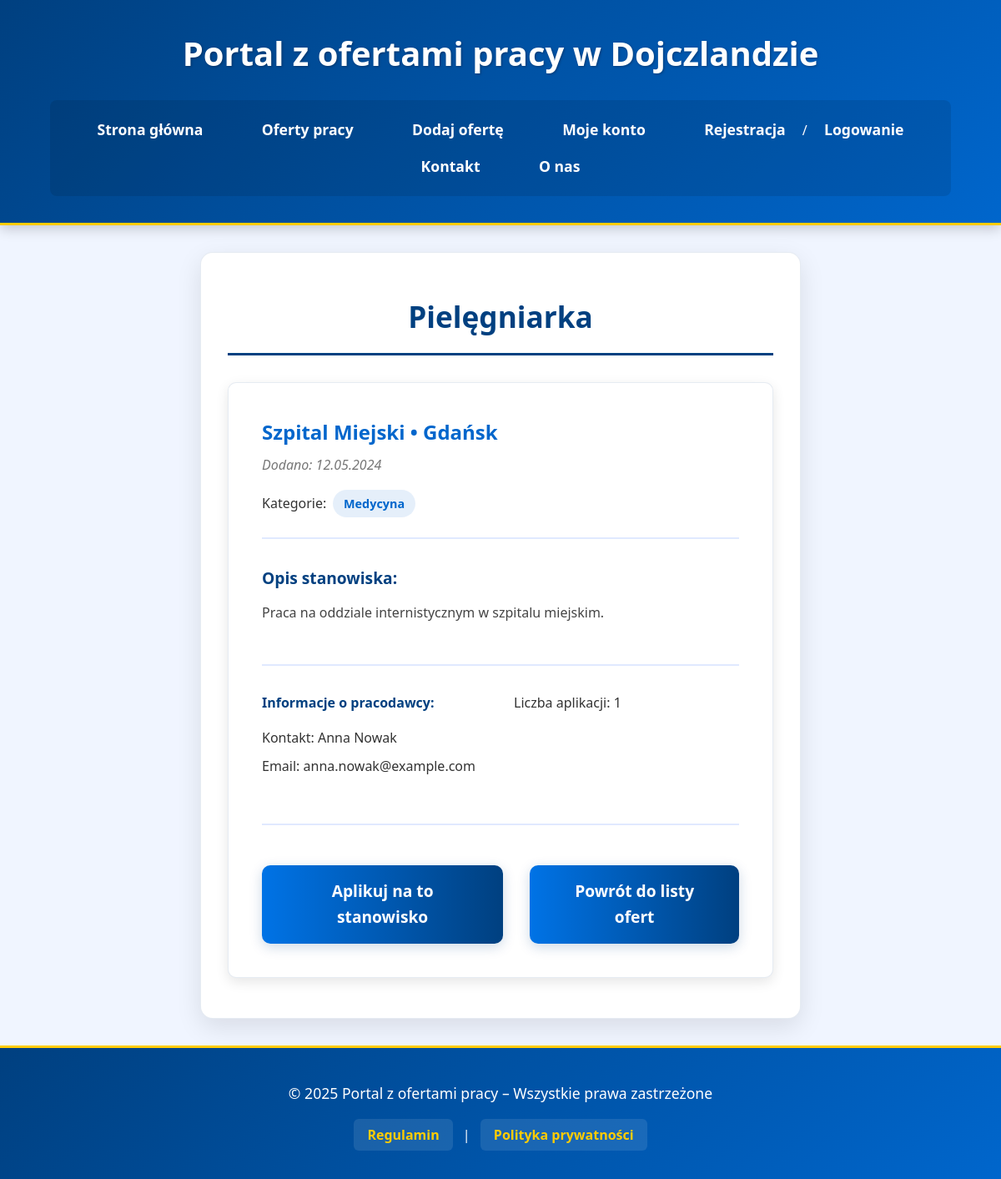
/oferta_szczegoly.php?id=3, run on the app's committed database.
### tables this page shows
CREATE TABLE `oferty` (
  `id` int(11) NOT NULL,
  `tytul` varchar(255) NOT NULL,
  `opis` text NOT NULL,
  `firma` varchar(255) NOT NULL,
  `lokalizacja` varchar(255) DEFAULT NULL,
  `wynagrodzenie_min` decimal(10,2) DEFAULT NULL,
  `wynagrodzenie_max` decimal(10,2) DEFAULT NULL,
  `typ_pracy` enum('pełny etat','część etatu','tymczasowa','staż','praktyka','freelance') DEFAULT 'pełny etat',
  `zdalna` tinyint(1) DEFAULT 0,
  `termin_aplikacji` date DEFAULT NULL,
  `kategoria` varchar(100) DEFAULT NULL,
  `data_dodania` datetime DEFAULT current_timestamp(),
  `id_pracodawcy` int(11) NOT NULL
);

CREATE TABLE `uzytkownicy` (
  `id` int(11) NOT NULL,
  `imie` varchar(100) DEFAULT NULL,
  `nazwisko` varchar(100) DEFAULT NULL,
  `email` varchar(255) NOT NULL,
  `telefon` varchar(20) DEFAULT NULL,
  `zdjecie_profilowe` varchar(255) DEFAULT NULL,
  `haslo` varchar(255) NOT NULL,
  `opis` text DEFAULT NULL,
  `rola` enum('uzytkownik','pracodawca','admin') DEFAULT 'uzytkownik',
  `aktywny` tinyint(1) DEFAULT 1,
  `data_rejestracji` datetime DEFAULT current_timestamp(),
  `ostatnie_logowanie` datetime DEFAULT NULL,
  `pensja` decimal(10,2) DEFAULT NULL
);

### oferta_szczegoly.php (the view, shortened to what this page needs)
<?php
require_once 'config.php';
$id_oferty = intval($_GET['id']);
$oferta = null;
try {
    $stmt = $conn->prepare("SELECT o.*, u.imie, u.nazwisko, u.email as email_pracodawcy
                          FROM oferty o
                          JOIN uzytkownicy u ON o.id_pracodawcy = u.id
                          WHERE o.id = ?");
    $stmt->bind_param("i", $id_oferty);
    $stmt->execute();
    $result = $stmt->get_result();
    $oferta = $result->fetch_assoc();
} catch (Exception $e) {
    die("Wystąpił błąd: " . $e->getMessage());
}
$kategorie = [];
try {
    $stmt = $conn->prepare("SELECT k.nazwa
                           FROM oferty_kategorie ok
                           JOIN kategorie k ON ok.id_kategorii = k.id
                           WHERE ok.id_oferty = ?");
    $stmt->bind_param("i", $id_oferty);
    $stmt->execute();
    $result = $stmt->get_result();
    while ($row = $result->fetch_assoc()) {
        $kategorie[] = $row['nazwa'];
    }
} catch (Exception $e) {
    die("Wystąpił błąd: " . $e->getMessage());
}
$liczba_aplikacji = 0;
try {
    $stmt = $conn->prepare("SELECT COUNT(*) as liczba FROM aplikacje WHERE id_oferty = ?");
    $stmt->bind_param("i", $id_oferty);
    $stmt->execute();
    $result = $stmt->get_result();
    $row = $result->fetch_assoc();
    $liczba_aplikacji = $row['liczba'];
} catch (Exception $e) {
    die("Wystąpił błąd: " . $e->getMessage());
}
?>
<!DOCTYPE html>
<html lang="pl">
<head>
    <link rel="stylesheet" href="styleindex.css">
</head>
<body>
<header>
    <h1>Portal z ofertami pracy w Dojczlandzie</h1>
    <nav>
        <ul>
            <li><a href="index.php">Strona główna</a></li>
            <li><a href="lista_ofert.php">Oferty pracy</a></li>
            <li><a href="dodaj_oferte.php">Dodaj ofertę</a></li>
            <li><a href="konto.php">Moje konto</a></li>
            <li><a href="rejestracja.php">Rejestracja</a> / <a href="logowanie.php">Logowanie</a></li>
            <li><a href="kontakt.php">Kontakt</a></li>
            <li><a href="o_nas.php">O nas</a></li>
        </ul>
    </nav>
</header>
<main>
    <section id="szczegoly-oferty">
        <h2><?= htmlspecialchars($oferta['tytul']) ?></h2>
        <div class="oferta-szczegoly">
            <div class="oferta-naglowek">
                <h3><?= htmlspecialchars($oferta['firma']) ?> • <?= htmlspecialchars($oferta['lokalizacja']) ?></h3>
                <p class="data-dodania">Dodano: <?= date('d.m.Y', strtotime($oferta['data_dodania'])) ?></p>
                <?php if (!empty($kategorie)): ?>
                    <div class="kategorie">
                        <span>Kategorie: </span>
                        <?php foreach ($kategorie as $kategoria): ?>
                            <span class="kategoria"><?= htmlspecialchars($kategoria) ?></span>
                        <?php endforeach; ?>
                    </div>
                <?php endif; ?>
            </div>
            <div class="oferta-tresc">
                <h4>Opis stanowiska:</h4>
                <p><?= nl2br(htmlspecialchars($oferta['opis'])) ?></p>
            </div>
            <div class="oferta-dodatkowe">
                <div class="pracodawca-info">
                    <h4>Informacje o pracodawcy:</h4>
                    <p>Kontakt: <?= htmlspecialchars($oferta['imie'] . ' ' . $oferta['nazwisko']) ?></p>
                    <p>Email: <?= htmlspecialchars($oferta['email_pracodawcy']) ?></p>
                </div>
                <div class="statystyki">
                    <p>Liczba aplikacji: <?= $liczba_aplikacji ?></p>
                </div>
            </div>
            <div class="oferta-akcje">
                <a href="aplikuj.php?id=<?= $id_oferty ?>" class="button">Aplikuj na to stanowisko</a>
                <a href="lista_ofert.php" class="button">Powrót do listy ofert</a>
            </div>
        </div>
    </section>
</main>
<footer>
    <p>&copy; 2025 Portal z ofertami pracy – Wszystkie prawa zastrzeżone</p>
    <a href="regulamin.php">Regulamin</a> | <a href="polityka_prywatnosci.php">Polityka prywatności</a>
</footer>
</body>
</html>

### styleindex.css (style rules this page uses)
* { margin: 0; padding: 0; box-sizing: border-box; }
body { font-family: 'Segoe UI', Roboto, Oxygen, Ubuntu, Cantarell, 'Open Sans', 'Helvetica Neue', sans-serif; background-color: #f0f5ff; color: #333; line-height: 1.6; min-height: 100vh; display: grid; grid-template-columns: 1fr 3fr 1fr; grid-template-areas: "header header header" "left main right" "footer footer footer"; }
header { grid-area: header; background: linear-gradient(135deg, #004080 0%, #0066cc 100%); color: #fff; padding: 2rem 0; text-align: center; box-shadow: 0 4px 15px rgba(0, 0, 0, 0.2); border-bottom: 3px solid #ffcc00; }
header h1 { margin-bottom: 1.5rem; font-size: 2.5rem; font-weight: 700; text-shadow: 1px 1px 3px rgba(0, 0, 0, 0.3); }
nav ul { list-style: none; padding: 0; margin: 1.5rem 0 0; display: flex; justify-content: center; flex-wrap: wrap; background-color: rgba(0, 0, 0, 0.1); padding: 0.8rem; border-radius: 8px; max-width: 90%; margin: 0 auto; }
nav ul li { margin: 0.5rem 1.2rem; }
nav ul li a { color: #fff; text-decoration: none; font-weight: 600; padding: 0.5rem 1rem; position: relative; transition: all 0.3s ease; font-size: 1.1rem; }
main { grid-area: main; padding: 3rem 2rem; margin: 2rem 0; background-color: #fff; border-radius: 15px; box-shadow: 0 10px 30px rgba(0, 0, 0, 0.1); border: 1px solid rgba(0, 64, 128, 0.1); }
main h2 { color: #004080; font-size: 2.2rem; margin-bottom: 2rem; padding-bottom: 1rem; border-bottom: 3px solid #004080; font-weight: 700; text-align: center; }
button[type="submit"], .button { padding: 1rem 2rem; background: linear-gradient(to right, #0073e6, #004080); color: white; border: none; border-radius: 10px; cursor: pointer; font-size: 1.2rem; font-weight: 600; transition: all 0.3s ease; box-shadow: 0 4px 15px rgba(0, 64, 128, 0.2); margin-top: 1rem; align-self: center; width: 100%; max-width: 300px; text-align: center; text-decoration: none; display: inline-block; }
footer { grid-area: footer; text-align: center; padding: 2.5rem; background: linear-gradient(135deg, #004080 0%, #0066cc 100%); color: #fff; margin-top: auto; border-top: 3px solid #ffcc00; }
footer p { margin-bottom: 1.5rem; font-size: 1.1rem; }
footer a { color: #ffcc00; text-decoration: none; font-weight: 600; transition: all 0.3s ease; padding: 0.5rem 1rem; border-radius: 6px; background-color: rgba(255, 255, 255, 0.1); margin: 0 0.5rem; }
.oferta-szczegoly { background-color: #fff; border-radius: 10px; padding: 2.5rem; box-shadow: 0 5px 15px rgba(0, 0, 0, 0.1); border: 1px solid rgba(0, 64, 128, 0.1); }
.oferta-naglowek { border-bottom: 2px solid #e0e9ff; padding-bottom: 1.5rem; margin-bottom: 2rem; }
.oferta-naglowek h3 { color: #0066cc; font-size: 1.5rem; margin-bottom: 0.5rem; }
.data-dodania { color: #777; font-style: italic; margin-bottom: 1rem; }
.kategorie { display: flex; flex-wrap: wrap; gap: 0.5rem; align-items: center; }
.kategoria { background-color: rgba(0, 102, 204, 0.1); color: #0066cc; padding: 0.3rem 0.8rem; border-radius: 20px; font-size: 0.9rem; font-weight: 600; }
.oferta-tresc h4 { color: #004080; margin: 1.5rem 0 0.8rem; font-size: 1.2rem; }
.oferta-tresc p { line-height: 1.7; color: #444; }
.oferta-dodatkowe { display: grid; grid-template-columns: 1fr 1fr; gap: 2rem; margin-top: 3rem; padding-top: 2rem; border-top: 2px solid #e0e9ff; }
.pracodawca-info h4, .statystyki h4 { color: #004080; margin-bottom: 1rem; }
.pracodawca-info p, .statystyki p { margin-bottom: 0.5rem; }
.oferta-akcje { display: flex; justify-content: center; gap: 2rem; margin-top: 3rem; padding-top: 2rem; border-top: 2px solid #e0e9ff; }
.oferta-akcje .button { width: auto; padding: 1rem 2rem; }

### data on the page
oferty: tytul "Pielęgniarka", firma "Szpital Miejski", lokalizacja "Gdańsk", data_dodania "12.05.2024", opis "Praca na oddziale internistycznym w szpitalu miejskim.", uzytkownicy.imie+nazwisko "Anna Nowak", uzytkownicy.email "anna.nowak@example.com"

### other printed values
$kategoria "Medycyna"
$liczba_aplikacji "1"
